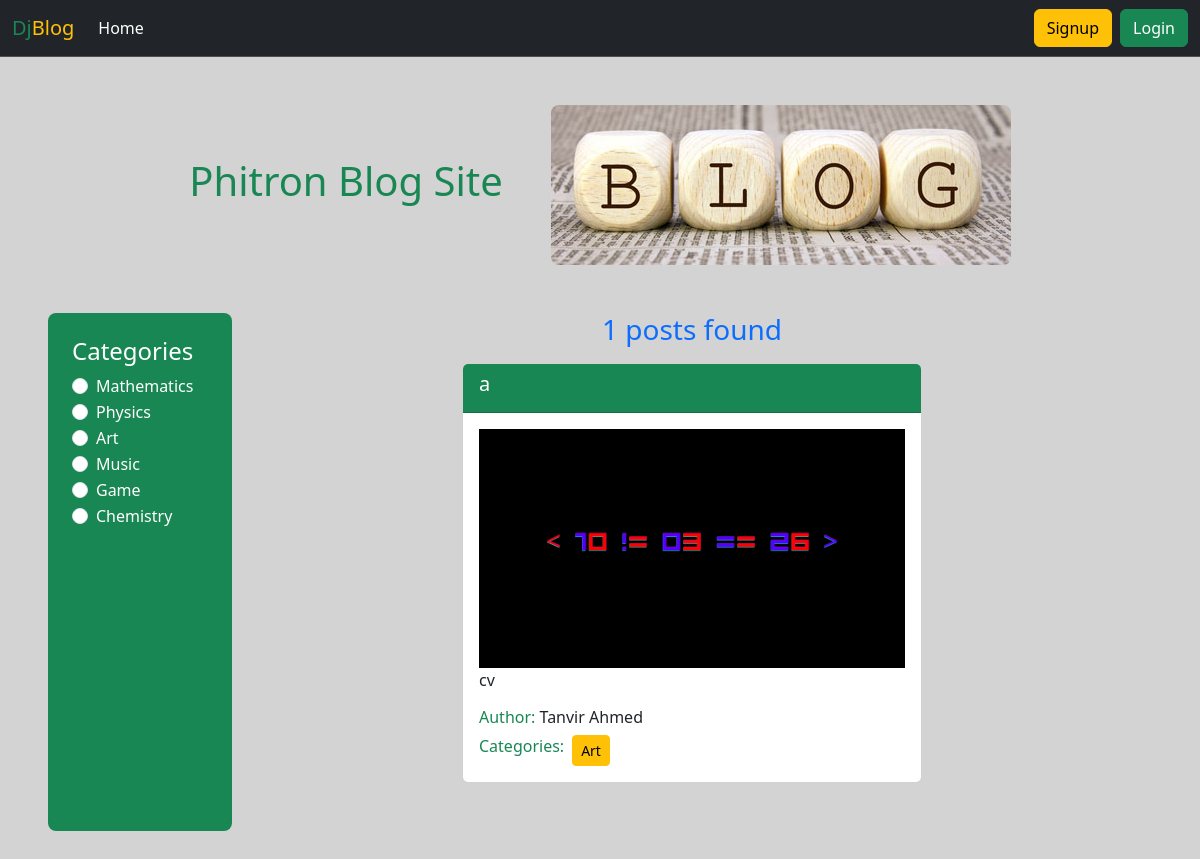
Page /category/art on the committed database.
### categories/models.py (models this page shows, shortened)
class Categories(models.Model):
    name = models.CharField(max_length=30)
    slug = models.SlugField(max_length=100, unique=True, null=True, blank=True)

### posts/models.py (models this page shows, shortened)
class Posts(models.Model):
    title = models.CharField(max_length=100)
    content = models.TextField()
    category = models.ManyToManyField(Categories) # many to many relation
    author = models.ForeignKey(User, on_delete=models.CASCADE) # many to one relation
    image = models.ImageField(upload_to='posts/upload/', blank=True, null=True)

### blog_project/views.py (the view)
# urls.py: path('', views.home, name='home'),
def home(req, category_slug=None):
    posts = Posts.objects.all()
    if category_slug is not None:
        category = Categories.objects.get(slug= category_slug)
        posts = Posts.objects.filter(category=category)
    categories = Categories.objects.all()
    return render(req, 'home.html', {'posts': posts, 'categories':categories})

### templates/home.html (shortened to what this page needs)
{% extends "base.html" %}
{% load static %}
{% block content %}
<div class='container m-auto d-flex justify-content-center align-items-center gap-5 mt-5'>
    <h1 class='text-success'>Phitron Blog Site</h1>
    <img class='rounded-3 ' src={% static "blog.jpg" %} alt="">
</div>
<div class="d-flex flex-wrap p-5">
    <div class="col-2 bg-success p-4 rounded-3">
        <h4 class='text-white'>Categories</h4>
        {% for category in categories %}
            <div class="form-check">
                <input class="form-check-input" type="radio" name="flexRadioDefault" id={{category.id}}>
                <label class="form-check-label" for={{category.id}}>
                <a class='text-white text-decoration-none' href={% url "category_slug" category.slug %}>{{category.name}}</a>
                </label>
            </div>
        {% endfor %}
    </div>
    <div class="col-10">
        <h3 class='text-primary text-center mb-3'>{{posts | length}} posts found</h3>
        {% for post in posts %}
        <div class="card w-50 m-auto mb-5">
            <div class="card-header bg-success ">
                <h5><a class='text-decoration-none text-white' href={% url "detail_post" post.id %}>{{post.title}}</a></h5>
            </div>
            <div class="card-body">
                <img class='w-100' src={{post.image.url}} alt="photo">
                <p class="card-text">{{post.content | truncatewords:10}}</p>
                <h6><span class='text-success'>Author: </span>{{post.author.first_name}} {{post.author.last_name}}</h6>
                <div class="d-flex flex-wrap gap-2 align-items-center">
                    <h6 class='text-success'>Categories: </h6>
                    {% for cat in post.category.all %}
                        <a class='btn btn-sm btn-warning' href={% url "category_slug" cat.slug %}>{{cat.name}}</a>
                    {% endfor %}
                </div>
            </div>
        </div>
        {% endfor %}
    </div>
</div>
{% endblock content %}

### rows in the picture
Categories: name "Mathematics"
Categories: name "Physics"
Categories: name "Art"
Categories: name "Music"
Categories: name "Game"
Categories: name "Chemistry"
Posts: title "a", image (picture), content "cv", author.first_name "Tanvir", author.last_name "Ahmed"

### other values in the picture
{{ posts | length }} "1"
